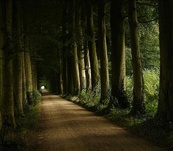
#> input picture images/dark-forest.jpg, 173 x 151 px, shrunk from 400 x 349 before the run
$ jupyter execute multimedia_in_python.ipynb
#> lines starting #> are read from the running program, lines starting #| are printed output that depends on the picture; after the words box and inside, x2 and y2 are one past the last pixel; in counts of white or black regions, pixels touching at a corner belong together
## chapter 3: enhancing images
by [Saeed Arbabi](https://github.com/sarbabi) (Oct. 27, 2018)

__learning objectives:__
1. Learn how to adjust brightness and contrast levels of an image
2. Add code to selectively modify the color of an image and create gray scale images and negatives
3. Use PIL functionality to combine two images together and add transparency effects to the image
4. Apply various image-enhancement filters to an image to achieve effects such as smoothing, sharpening, embossing, and so on

__exercise:__
Undertake a project to develop a tool to add a watermark or text or a date stamp to an image

### adjusting brightness and contrast
- brightness adjustment helps make the image brighter or darker
- contrast adjustments emphasize differences between the color and brightness level within the image data

The image can be made lighter or darker using the _ImageEnhance_ module in PIL. The same module provides a class that can auto-contrast an image.

_adjust the brightness of the image_

[cell 1]
#import required modules
from PIL import Image
from PIL import ImageEnhance
import matplotlib.pyplot as plt

#open and show the dark image
img = Image.open("images/dark-forest.jpg")
#> img is the input picture: PIL image 173x151 RGB; mean R, G, B 39.6, 37.9, 16.7
plt.imshow(img)
plt.title("dark image")
plt.show()

#use brightness().enhance() to brighten the image
brightness = 3
enhancer = ImageEnhance.Brightness(img)
img_bright = enhancer.enhance(brightness)
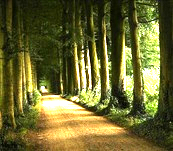
#> img_bright: PIL image 173x151 RGB; mean R, G, B 107.7, 104.6, 48.7

#save and show the brightened image
img_bright.save("brightened.jpg")
plt.imshow(img_bright)
plt.title("brightened")
plt.show()

_change the contrast level of the image_

[cell 2]
#use contrast.enhance to improve the contrast of the image
contrast = 4
enhancer = ImageEnhance.Contrast(img_bright)
con = enhancer.enhance(contrast)
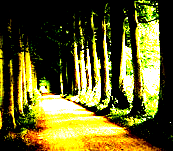
#> con: PIL image 173x151 RGB; mean R, G, B 101.8, 96.9, 37.1

#save and show the con image
con.save("contrasted.jpg")
plt.imshow(con)
plt.title("contrast enhanced")
plt.show()

_ask PIL automatically set to appropriate contrast level for the image using ImageOps.autocontrast_

[cell 3]
#import required libraries
from PIL import ImageOps

#let it automatically set the contrast level of the image
img_autocon = ImageOps.autocontrast(img_bright, cutoff=0)

#show the resulting image
plt.imshow(img_autocon)

### tweaking colors
_swapping band data in the image_

[cell 4]
#open and show the image
img = Image.open("images/flowers.png")
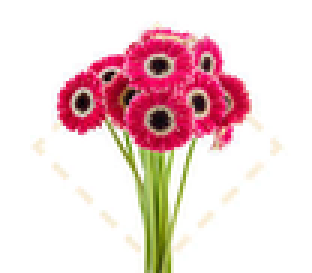
#> input picture images/flowers.png, 104 x 91 px, shrunk from 240 x 210 before the run (shown 3 times larger)
#> img is the input picture: PIL image 104x91 RGB; mean R, G, B 238.2, 212.4, 213.6

#use img.convert to make it 4bands
img = img.convert("RGBA")
#> img: PIL image 104x91 RGBA

#use img.split to find the values for each band
r, g, b, a = img.split()
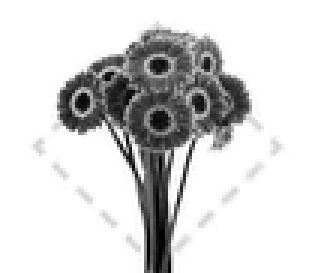
#> b: PIL image 104x91 L (shown 3 times larger); min 0, max 255, mean 213.6
#> a: PIL image 104x91 L; every value is 255

#merge the values of bands using Image.merge(mode, (bands)) to generate new image
img_merged = Image.merge("RGBA", (g, r, b, a))
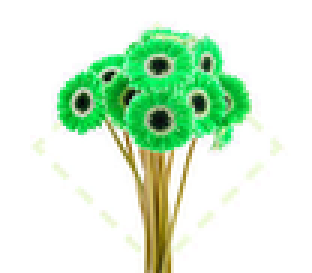
#> img_merged: PIL image 104x91 RGBA (shown 3 times larger); mean R, G, B, A 212.4, 238.2, 213.6, 255
plt.imshow(img_merged)
#show the resultant image

[cell 5]
#use the r.point function with a lambda to fill the mask and save it
msk = r.point(lambda i: i>120 and 150)
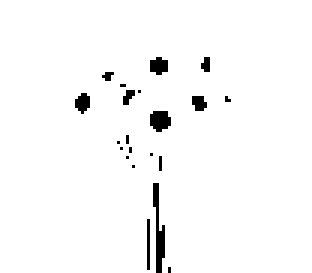
#> msk: PIL image 104x91 L (shown 3 times larger); values 0 (black) and 150 (white), 97.4% white; 21 black regions (16 under 20 px), largest, box (x1, y1, x2, y2) and area: (51, 61, 55, 91) 63, (50, 37, 57, 44) 39, (50, 19, 56, 25) 28, (25, 31, 30, 38) 25, (64, 32, 69, 37) 20
msk.save("r_selection.jpg")

#use r.paste paste g into r using the mask and save it
r.paste(g, None, msk)
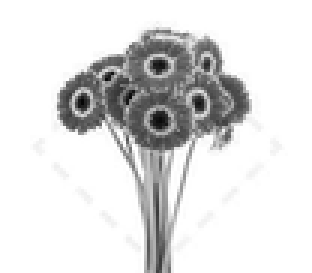
#> r: PIL image 104x91 L (shown 3 times larger); min 6, max 255, mean 223.2
r.save("rmasked_part.jpg")

#merge again the bands into the image
img = Image.merge("RGBA", (r, g, b, a))

#save and show the resultant image
img.save("img_changedband.png")
plt.imshow(img)
plt.show()

### gray scale images
using:
- img.convert('L')
- ImageOps.grayscale(img)
- Image.new('L', size)

[cell 6]
#gray the image and save them
img = Image.open("images/flower.jpg")
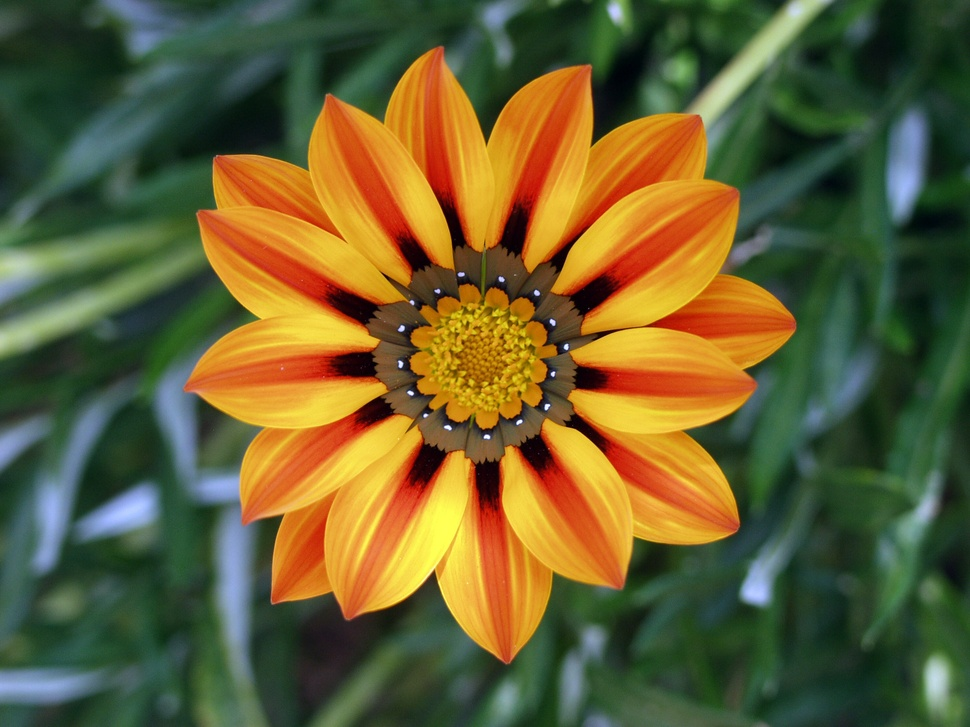
#> input picture images/flower.jpg, 970 x 727 px, shrunk from 2240 x 1680 before the run
#> img is the input picture: PIL image 970x727 RGB; mean R, G, B 102.7, 94.9, 50.6
grayed = img.convert('L')
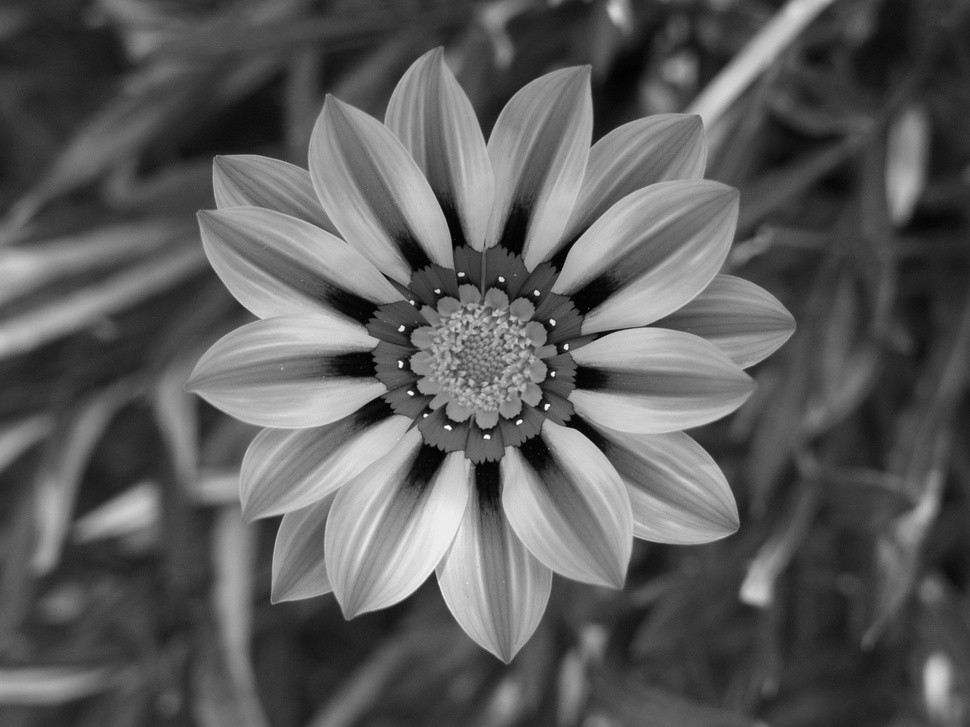
#> grayed: PIL image 970x727 L; min 1, max 253, mean 92.2
grayed.save("grayed.jpg")

#second way for making an image gray
grayed_imgops = ImageOps.grayscale(img)
grayed_imgops.save("grayed2.jpg")

### negative of an image
_ImageOps.invert_

[cell 7]
#invert the colors of the image and show it
negatived = ImageOps.invert(img)
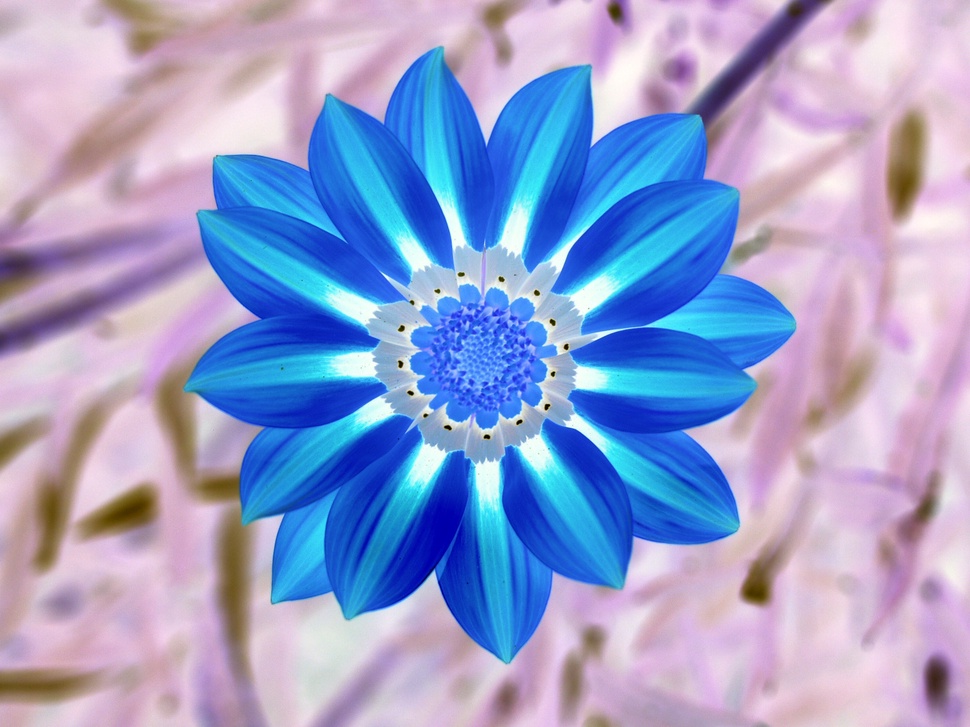
#> negatived: PIL image 970x727 RGB; mean R, G, B 152.3, 160.1, 204.4
plt.imshow(negatived)
plt.show()

plt.imshow(img)
plt.show()
